Frame 1 (no input): blank canvas, image omitted
Frame 60 (no input): blank canvas, image omitted
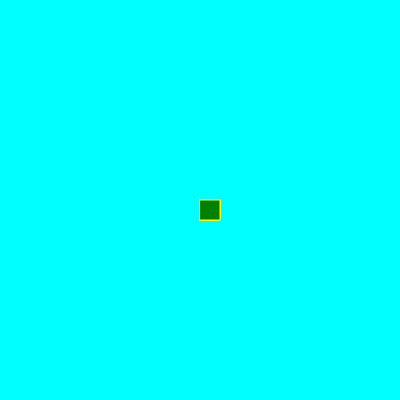
Frame 120 (the mouse pressed at the canvas centre since frame 60)

The p5.js sketch whose frames 1 and 60 were blank and that drew this single picture after the mouse press (run headless with seeded random() and noise() and a simulated clock; from frame 60 on, the mouse is pressed at the canvas centre):

// p5.js sketch
// ── sketch.js
function setup() {
    createCanvas(400, 400);
    background("cyan");
  }
  
  function draw() {
    stroke("yellow");
    fill("green");
    
  
  
  
    if(mouseIsPressed) {
      rect(mouseX,mouseY,20,20);
    }
  }
